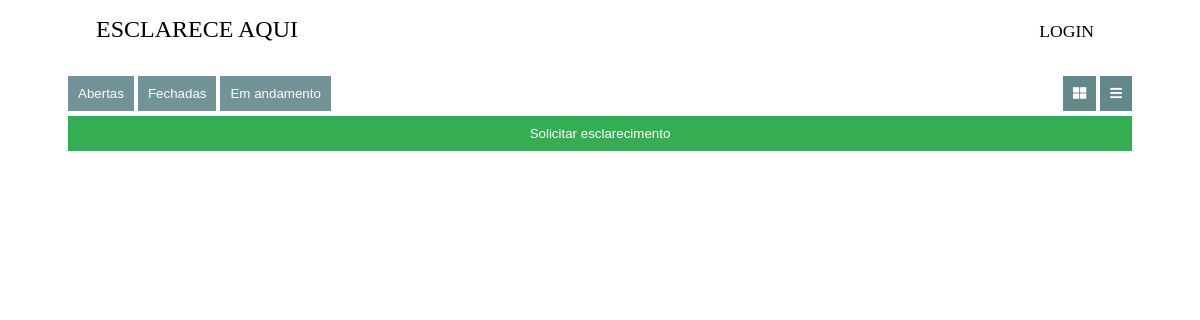
The app's page /esclarecimento/, older data.
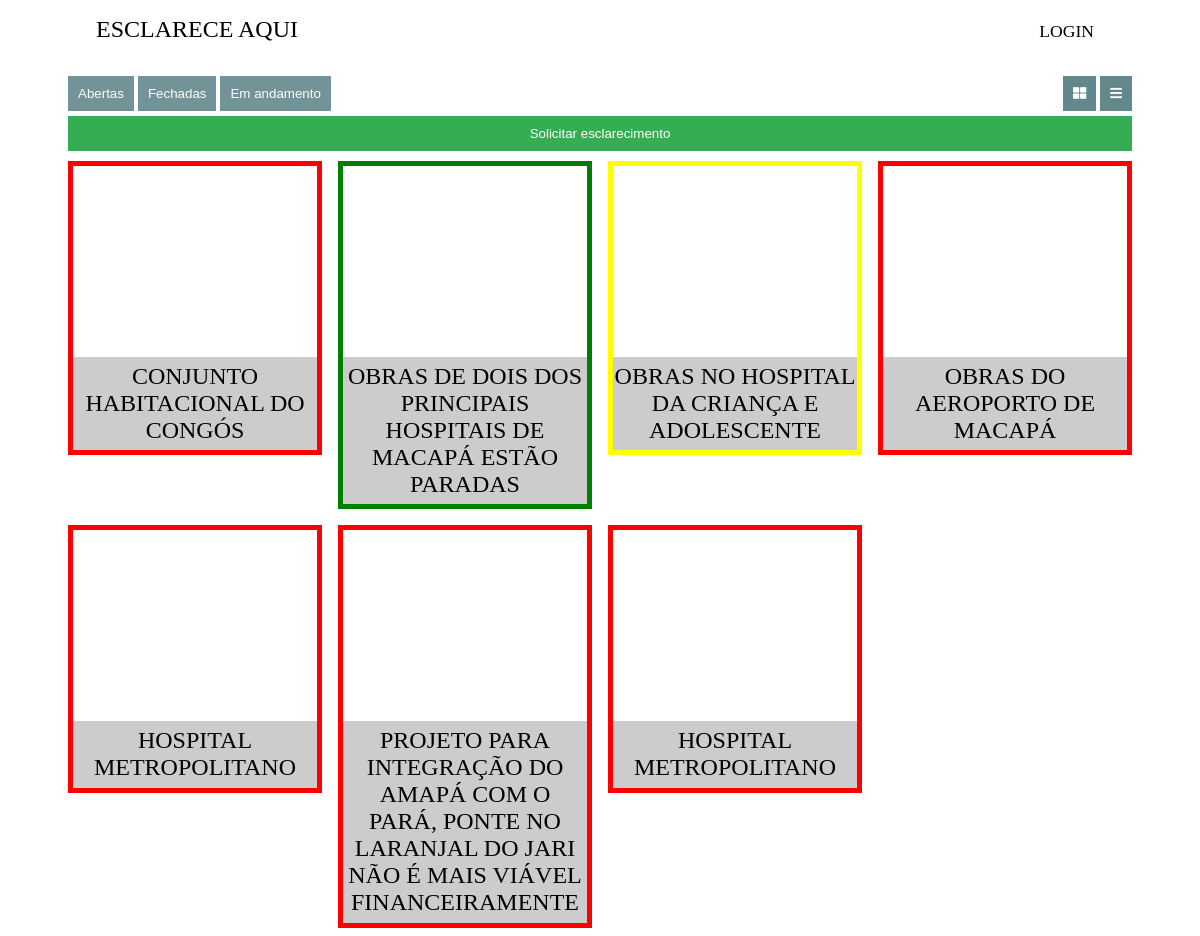
The same page, newer data.
### esclarecimento/models.py (models this page shows, shortened)
class Esclarecimento(models.Model):
    titulo = models.CharField(max_length=255)
    descricao = models.TextField(null=True)
    gps_lat = models.DecimalField(max_digits=9,decimal_places=6,null=True)
    gps_long = models.DecimalField(max_digits=9,decimal_places=6,null=True)
    data_criado = models.DateTimeField(auto_now_add=True)
    obra = models.ForeignKey(Obra,on_delete=models.PROTECT,null=True)
    autor = models.ForeignKey(User,on_delete=models.PROTECT)
    ABERTO = 1
    PROCESSANDO = 2
    FINALIZADO = 3
    status_choices = (
        (ABERTO, 'Não tem novidades'),
        (PROCESSANDO, 'Deram andamento'),
        (FINALIZADO, 'Finalizado'),
    )
    status = models.IntegerField(choices=status_choices,null=True)
    def get_foto_principal(self):
        dado = self.foto_esclarecimento_set.filter(principal=True).first()
        if dado is not None:
            dado = dado.foto
            return dado
        else:
            dado = None
            return False
    def status_css(self):
        if self.status==None:
            return "abrt"

class Foto_Esclarecimento(models.Model):
    esclarecimento = models.ForeignKey(Esclarecimento,on_delete=models.PROTECT)
    foto = models.ForeignKey(Foto,on_delete=models.PROTECT)
    principal = models.BooleanField(null=True)

class Foto(models.Model):
    foto = models.ImageField(upload_to='fotos/',null=True)
    data_criado = models.DateTimeField(auto_now_add=True)
    autor = models.ForeignKey(User,on_delete=models.PROTECT)

### esclarecimento/views.py (the view, shortened to what this page needs)
# urls.py: path('',views.index,name='index'),
def index(request):
    template = loader.get_template("index.html")
    context={}
    if request.method=="GET":
        esclarecimentos = Esclarecimento.objects.all()
        context.update(esclarecimentos=esclarecimentos)
        return HttpResponse(template.render(context,request))

### esclarecimento/templates/index.html (shortened to what this page needs)
{% load static %}
<!DOCTYPE html>
<html lang="en">
<head>
  <link rel="stylesheet" href="{% static "main.css" %}">
  <link rel="stylesheet" href="https://use.fontawesome.com/releases/v5.1.0/css/all.css"
>
  <link rel="stylesheet" href="https://cdnjs.cloudflare.com/ajax/libs/flexboxgrid/6.3.1/flexboxgrid.min.css" type="text/css" >
</head>
<body>
  <header>
    <nav class="menu">
      <h1 class="menu-branding">
        esclarece aqui
      </h1>
      <ul class="menu-nav">
        <li class="nav-item">
          <a href="blog.html" class="nav-link">login</a>
        </li>
      </ul>
    </nav>
  </header>
  <main id="home">
    <div class="bar">
      <div class="esquerda">
        <button class="aberta">Abertas</button>
        <button class="fechada">Fechadas</button>
        <button class="andamento">Em andamento</button>
      </div>
      <div class="direita">
        <button id="grid"><i class="fa fa-th-large"></i></button>
        <button id="list"><i class="fa fa-bars"></i></button>
      </div>
    </div>
    <div class="adiciona">
      <a href="{% url 'esclarecimento:add_escla' %}">
        <button id="add">Solicitar esclarecimento</button>
      </a>
    </div>
    <div id="card-block" class="show-grid">
    {% if False %}
      <div class="card-img" style="background-image: url({% static "outdoor1.jpeg" %});">
        <a href="#" class="card-url">
          <div class="card abrt">
            <h2>Titulo</h2>
            <h4 class="hidden">Endereco</h4>
          </div>
        </a>
      </div>
      <div class="card-img" style="background-image: url({% static "outdoor2.jpeg" %});">
        <a href="#" class="card-url">
          <div class="card fchd">
            <h2>Titulo</h2>
            <h4 class="hidden">Endereco</h4>
          </div>
        </a>
      </div>
      <div class="card-img" style="background-image: url({% static "outdoor3.jpg" %});">
        <a href="#" class="card-url">
          <div class="card andt">
            <h2>Titulo</h2>
            <h4 class="hidden">Endereco</h4>
          </div>
        </a>
      </div>
      {% else %}
      {% for esclarecimento in esclarecimentos  %}
      {% if esclarecimento.id == 8 %}
      <a href="{% url 'esclarecimento:add_chat' id=esclarecimento.id %}" class="card-url">
        <div class="card abrt" style="background-image: url({% if esclarecimento.get_foto_principal %}{{esclarecimento.get_foto_principal.foto.url}}{% endif %});">
          <h2>{{esclarecimento.titulo}}</h2>
        </div>
      </a>
      {% endif %}
      {% if esclarecimento.id == 9 %}
      <a href="{% url 'esclarecimento:add_chat' id=esclarecimento.id %}" class="card-url">
        <div class="card fchd" style="background-image: url({% if esclarecimento.get_foto_principal %}{{esclarecimento.get_foto_principal.foto.url}}{% endif %});">
          <h2>{{esclarecimento.titulo}}</h2>
        </div>
      </a>
      {% endif %}
      {% if esclarecimento.id == 10 %}
      <a href="{% url 'esclarecimento:add_chat' id=esclarecimento.id %}" class="card-url">
        <div class="card andt" style="background-image: url({% if esclarecimento.get_foto_principal %}{{esclarecimento.get_foto_principal.foto.url}}{% endif %});">
          <h2>{{esclarecimento.titulo}}</h2>
        </div>
      </a>
      {% endif %}
      {% if esclarecimento.id > 10 %}
      <a href="{% url 'esclarecimento:add_chat' id=esclarecimento.id %}" class="card-url">
        <div class="card {{esclarecimento.status_css}}" style="background-image: url({% if esclarecimento.get_foto_principal %}{{esclarecimento.get_foto_principal.foto.url}}{% endif %});">
          <h2>{{esclarecimento.titulo}}</h2>
        </div>
      </a>
      {% endif %}
      {% endfor %}
      {% endif %}
    </div>
  </main>
</body>
</html>

### static/main.css (style rules this page uses)
header { width: 100%; left: 0; top: 0; }
header .menu { width: 100%; top: 0; left: 0; padding: 1vh; padding-bottom: 40px; }
header .menu-branding, header .menu-nav { display: flex; width: 50%; }
header .menu-branding { float: left; font-weight: 300; margin: 0; padding-left: 5rem; font-weight: 400; text-transform: uppercase; }
header .menu-nav { margin: 0; float: right; padding: 0; justify-content: flex-end; padding-right: 5rem; }
header .menu-nav .nav-item { font-size: 1.1rem; padding: 5px 10px; list-style: none; display: flex; flex-direction: row; text-transform: uppercase; font-weight: 300; color: #302830; }
header .menu-nav .nav-item .nav-link { font-weight: 400; color: #000; text-decoration: none; }
* { box-sizing: border-box; }
body { background: #fff; }
main#home { padding: 0 60px; }
main#home .bar { display: grid; grid-template-columns: repeat(2, 2fr); margin-top: 20px; }
main#home .bar .esquerda .aberta, main#home .bar .esquerda .fechada, main#home .bar .esquerda .andamento { background-color: #63888c; color: white; border: none; cursor: pointer; padding: 10px; opacity: 0.9; }
main#home .bar .direita { margin-left: auto; }
main#home .bar .direita button { background-color: #63888c; color: white; padding: 10px; border: 0px; }
main#home .adiciona { margin-top: 5px; width: 100%; }
main#home .adiciona button { background-color: #35ad53; color: white; padding: 10px; border: 0px; width: 100%; }
main#home #card-block .card-url { text-decoration: none; color: black; }
main#home #card-block .card.abrt { border: 5px solid red; }
main#home #card-block .card.fchd { border: 5px solid green; }
main#home #card-block .card.andt { border: 5px solid yellow; }
main#home #card-block.show-grid { padding-top: 10px; width: 100%; display: grid; grid-gap: 1rem; grid-template-columns: repeat(4, 4fr); border: 0; }
main#home #card-block.show-grid .card { padding-top: 75%; text-align: center; }
main#home #card-block.show-grid .card h2 { text-transform: uppercase; padding-bottom: 0.4rem; padding-top: 0.4rem; margin: 0; font-weight: normal; text-align: center; background: #ccc; }

Row changes from the older to the newer data that the page shows:
added Esclarecimento: titulo "CONJUNTO HABITACIONAL DO CONGÓS"
added Esclarecimento: titulo "OBRAS DE DOIS DOS PRINCIPAIS HOSPITAIS DE MACAPÁ ESTÃO PARADAS"
added Esclarecimento: titulo "OBRAS NO HOSPITAL DA CRIANÇA E ADOLESCENTE"
added Esclarecimento: titulo "OBRAS DO AEROPORTO DE MACAPÁ"
added Esclarecimento: titulo "HOSPITAL METROPOLITANO"
added Esclarecimento: titulo "PROJETO PARA INTEGRAÇÃO DO AMAPÁ COM O PARÁ, PONTE NO LARANJAL DO JARI NÃO É MAIS VIÁVEL FINANCEIRAMENTE"
added Esclarecimento: titulo "HOSPITAL METROPOLITANO"
